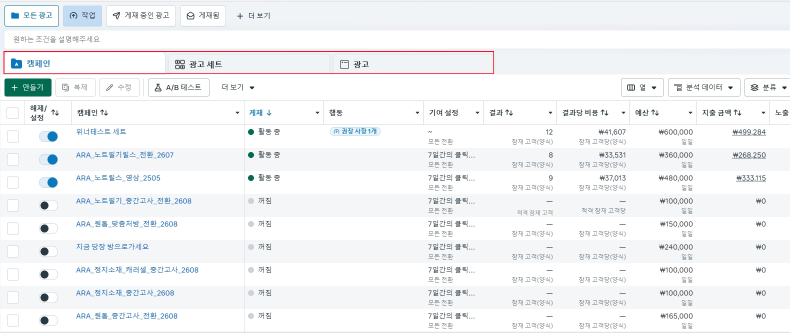
#> input picture files/2026-11-16/img/01_메타광고캠페인등록도면/001_00b744c2c4.png, 1579 x 666 px (shown at 1/2 size); its folder holds only this picture in this run
$ python make_thumbs.py 'files/2026-11-16/img/01_메타광고캠페인등록도면/001_00b744c2c4.png'
#> lines starting #> are read from the running program, lines starting #| are printed output that depends on the picture
#!/usr/bin/env python3
"""산출물 썸네일 생성: files/*/ 의 html → 첫 화면 캡처, png → 축소본. 결과는 thumbs/ 아래 같은 경로 + .jpg
사용법: python make_thumbs.py   (이미 있는 썸네일은 건너뜀, --force 로 다시)"""
import os,glob,sys
from PIL import Image
ROOT=os.path.dirname(os.path.abspath(__file__)); force='--force' in sys.argv
def out(p): return os.path.join(ROOT,'thumbs',os.path.relpath(p,ROOT))+'.jpg'
htmls=[p for p in glob.glob(os.path.join(ROOT,'files','**','*.html'),recursive=True)]
pngs=[p for p in glob.glob(os.path.join(ROOT,'files','**','*.png'),recursive=True)]
todo=[p for p in htmls if force or not os.path.exists(out(p))]
if todo:
    from playwright.sync_api import sync_playwright
    with sync_playwright() as pw:
        b=pw.chromium.launch(); pg=b.new_page(viewport={'width':1280,'height':800})
        for p in todo:
            os.makedirs(os.path.dirname(out(p)),exist_ok=True)
            pg.goto('file://'+p); pg.wait_for_timeout(900)
            tmp=out(p)+'.png'; pg.screenshot(path=tmp)
            im=Image.open(tmp).convert('RGB'); im.thumbnail((640,400)); im.save(out(p),quality=82); os.remove(tmp)
            print('html',os.path.relpath(p,ROOT))
for p in pngs:
    if force or not os.path.exists(out(p)):
        os.makedirs(os.path.dirname(out(p)),exist_ok=True)
        im=Image.open(p).convert('RGB'); im.thumbnail((420,420)); im.save(out(p),quality=80)
#> further down, im is the input picture: PIL image 1579x666 RGB; mean R, G, B 243.2, 244.4, 246.1
#> after `im.thumbnail((420, 420))`:
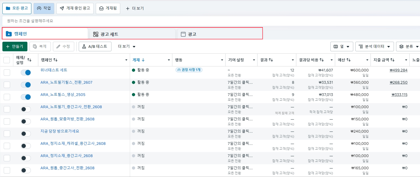
#> im: PIL image 420x177 RGB; mean R, G, B 243.1, 244.3, 245.9
#> pass 2 of the loop `for p in pngs:`:
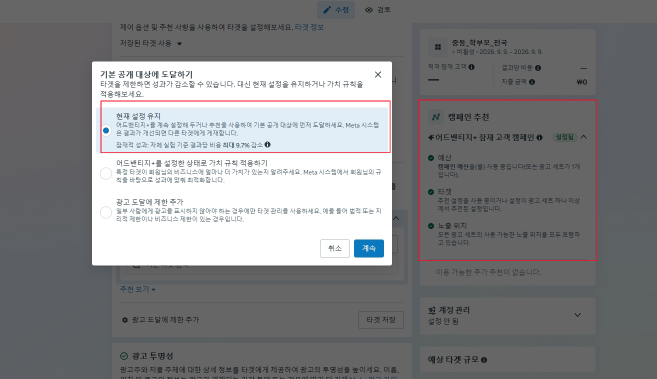
#> input picture files/2026-11-16/img/02_메타광고운영판단도면/001_7800bcf045.png, 1313 x 758 px (shown at 1/2 size)
#> im is the input picture: PIL image 1313x758 RGB; mean R, G, B 131.7, 132.6, 134.4
#> `im.thumbnail((420, 420))`:
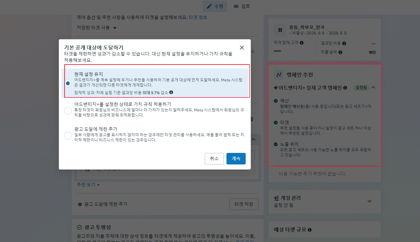
#> im: PIL image 420x242 RGB; mean R, G, B 131.7, 132.5, 134.3
